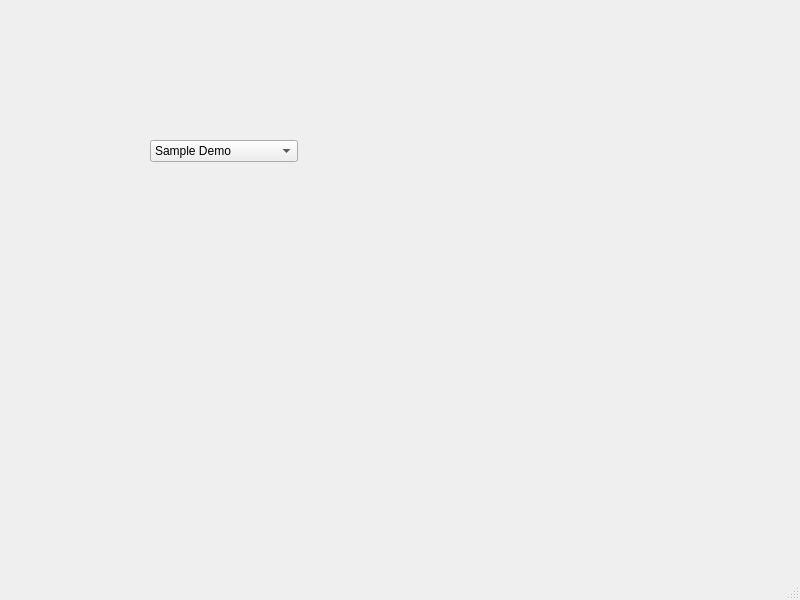
<?xml version="1.0" encoding="UTF-8"?>
<ui version="4.0">
 <class>MainWindow</class>
 <widget class="QMainWindow" name="MainWindow">
  <property name="geometry">
   <rect>
    <x>0</x>
    <y>0</y>
    <width>800</width>
    <height>600</height>
   </rect>
  </property>
  <property name="windowTitle">
   <string>MainWindow</string>
  </property>
  <widget class="QWidget" name="centralwidget">
   <widget class="QWidget" name="gridLayoutWidget">
    <property name="geometry">
     <rect>
      <x>150</x>
      <y>140</y>
      <width>431</width>
      <height>291</height>
     </rect>
    </property>
    <layout class="QGridLayout" name="gridLayout">
     <item row="0" column="0">
      <widget class="QComboBox" name="comboBox">
       <item>
        <property name="text">
         <string>Sample Demo</string>
        </property>
       </item>
       <item>
        <property name="text">
         <string>Sinc Scatter Demo</string>
        </property>
       </item>
       <item>
        <property name="text">
         <string>RealTime Data Demo</string>
        </property>
       </item>
      </widget>
     </item>
     <item row="0" column="1">
      <spacer name="horizontalSpacer">
       <property name="orientation">
        <enum>Qt::Horizontal</enum>
       </property>
       <property name="sizeHint" stdset="0">
        <size>
         <width>40</width>
         <height>20</height>
        </size>
       </property>
      </spacer>
     </item>
     <item row="1" column="0" colspan="2">
      <widget class="QCustomPlot" name="demoPlot" native="true"/>
     </item>
    </layout>
   </widget>
  </widget>
  <widget class="QMenuBar" name="menubar">
   <property name="geometry">
    <rect>
     <x>0</x>
     <y>0</y>
     <width>800</width>
     <height>23</height>
    </rect>
   </property>
  </widget>
  <widget class="QStatusBar" name="statusbar"/>
 </widget>
 <customwidgets>
  <customwidget>
   <class>QCustomPlot</class>
   <extends>QWidget</extends>
   <header location="global">qcustomplot.h</header>
   <container>1</container>
  </customwidget>
 </customwidgets>
 <resources/>
 <connections/>
</ui>
